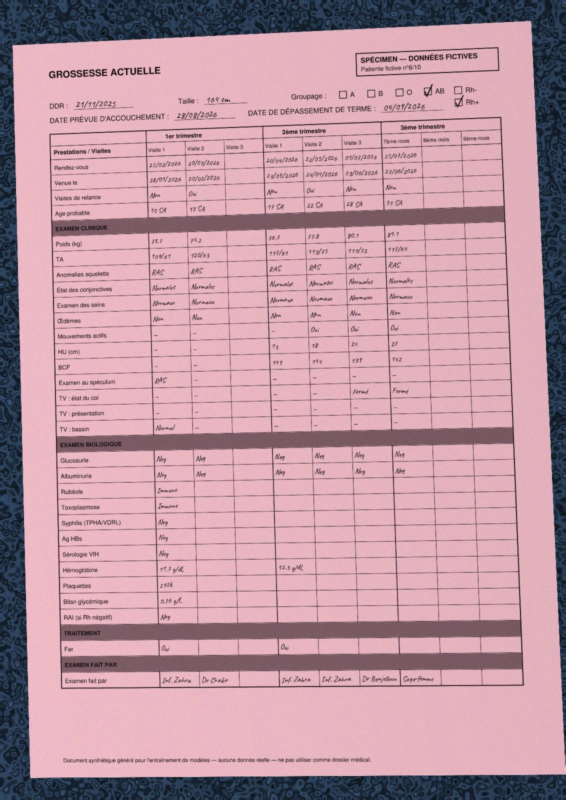
#> input picture dayone-participants/work/strat15/app/testdata/p3_grossesse.jpg, 1131 x 1600 px (shown at 1/2 size)
$ python -i crops.py   (imports and definitions only)
#> lines starting #> are read from the running program, lines starting #| are printed output that depends on the picture
"""Strategy 2 (part 3): zone crops from a registered (template-frame) page, shared by training and inference.

crop_zone(warped, t, key) -> RGB crop (zone + margins); tall zones are reduced to their ink band.
ink_score(warped, t, key) -> fraction of 'new ink' pixels (not explained by the blank form), used as a
blank / not-blank signal (NON_FOURNI detection) and as a confidence feature.
"""
from __future__ import annotations

import json
import sys
from functools import lru_cache
from pathlib import Path

import cv2
import numpy as np

W = Path(__file__).resolve().parents[1]
sys.path.insert(0, str(W / "shared"))
from common import LOCAL, PAGE_H, PAGE_W, SHARED  # noqa: E402

# [1 line that did not run here, left out]
MARGIN = (6, 8, 26, 8)            # left, top, right, bottom (px @200 dpi)
TALL = 110


@lru_cache(maxsize=None)
def blank_dark(t: int) -> np.ndarray:
    from register import ensure_templates
    ensure_templates()
    g = cv2.imread(str(LOCAL / "templates" / f"blank_p{t}.png"), cv2.IMREAD_GRAYSCALE).astype(np.float32)
    d = np.clip(1 - g / 235.0, 0, 1)
    return cv2.dilate(d, np.ones((7, 7), np.uint8))         # tolerate small misregistration


def darkness(rgb: np.ndarray) -> np.ndarray:
    g = cv2.cvtColor(rgb, cv2.COLOR_RGB2GRAY).astype(np.float32) + 1
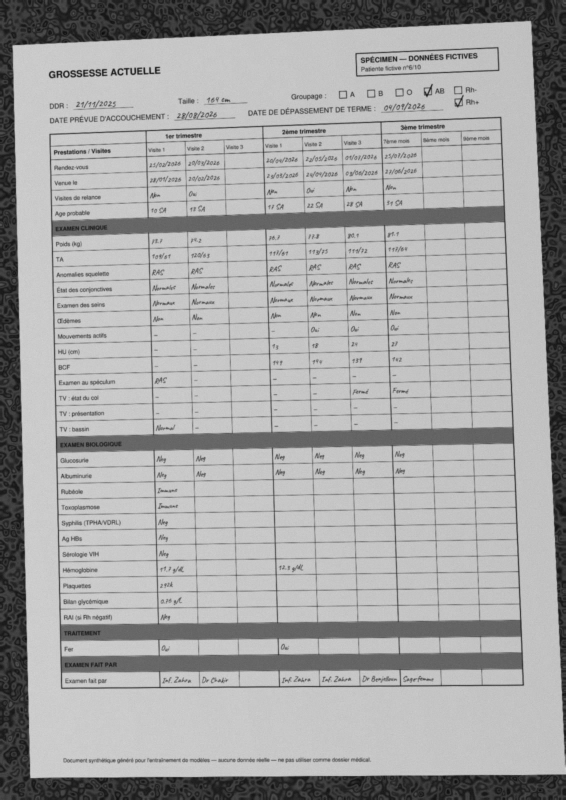
#> g: shape (1600, 1131) float32 (shown at 1/2 size); min 7, max 219, mean 165.1
    bg = cv2.dilate(g, np.ones((15, 15), np.uint8))
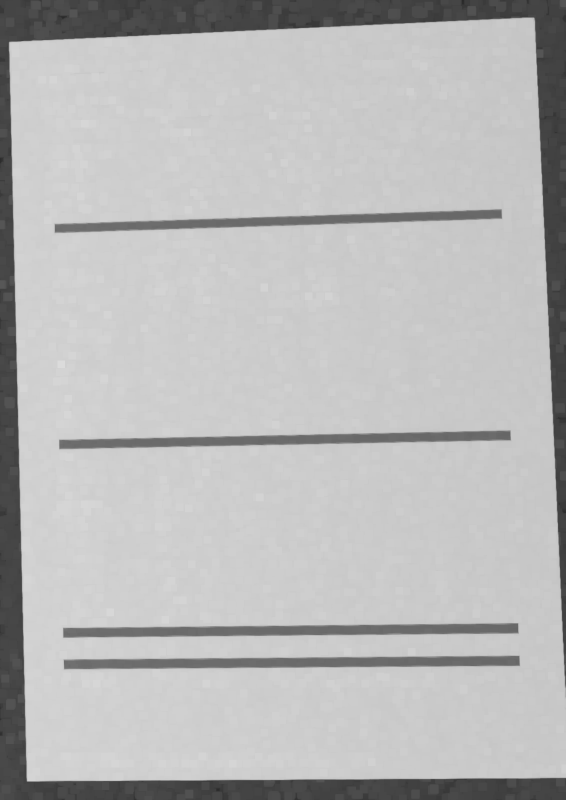
#> bg: shape (1600, 1131) float32 (shown at 1/2 size); min 39, max 219, mean 184.8
    bg = cv2.GaussianBlur(bg, (0, 0), 8)
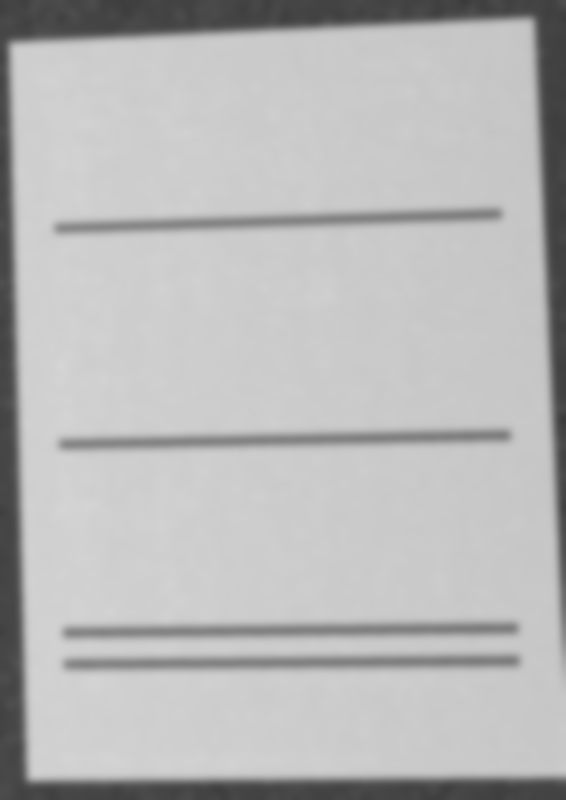
#> bg: shape (1600, 1131) float32 (shown at 1/2 size); min 59.46, max 213.2, mean 184.8
    return np.clip(1 - g / bg, 0, 1)
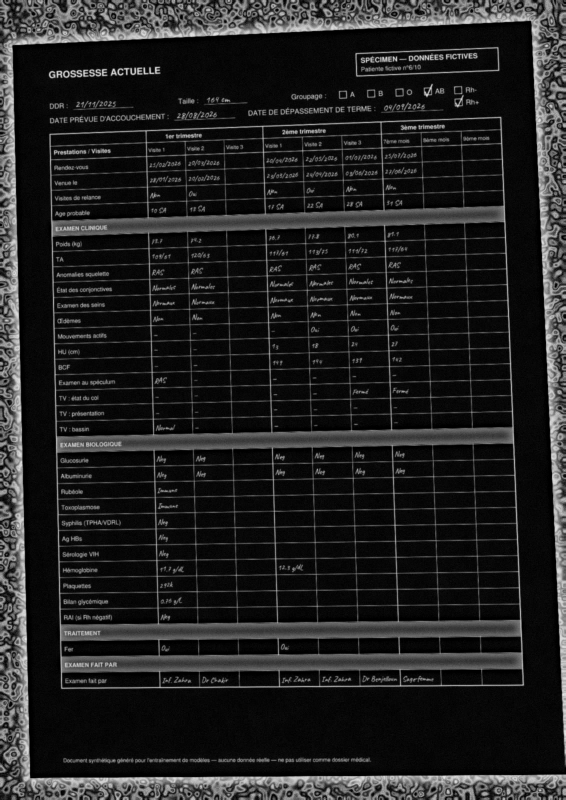
#> returned value: shape (1600, 1131) float32 (shown at 1/2 size); min 0, max 0.925, mean 0.132


def zone_box(t: int, key: str, margin=MARGIN):
    x0, y0, x1, y1 = TEMPLATES[str(t)]["zones"][key]["zone_px"]
    return (max(0, int(x0 - margin[0])), max(0, int(y0 - margin[1])),
            min(PAGE_W, int(x1 + margin[2])), min(PAGE_H, int(y1 + margin[3])))


def new_ink(warped: np.ndarray, t: int, box) -> np.ndarray:
    x0, y0, x1, y1 = box
    d = darkness(warped[y0:y1, x0:x1])
    tpl = blank_dark(t)[y0:y1, x0:x1]
    return np.clip(d - 1.2 * tpl, 0, 1)


def crop_zone(warped: np.ndarray, t: int, key: str):
    box = zone_box(t, key)
    x0, y0, x1, y1 = box
    if y1 - y0 > TALL:
        ink = new_ink(warped, t, box)
        prof = np.convolve((ink > 0.25).sum(1).astype(np.float32), np.ones(9) / 9, "same")
        if prof.max() > 3:
            c = int(np.argmax(np.convolve(prof, np.ones(50), "same")))
            y0, y1 = max(y0, y0 + c - 34), min(y1, y0 + c + 34)
    return warped[y0:y1, x0:x1], (x0, y0, x1, y1)


def ink_score(warped: np.ndarray, t: int, key: str, box=None) -> float:
    box = box or zone_box(t, key, (0, 0, 0, 0))
    ink = new_ink(warped, t, box)
    return float((ink > 0.3).mean())


def checkbox_crop(warped: np.ndarray, t: int, key: str, pad: int = 10):
    x0, y0, x1, y1 = TEMPLATES[str(t)]["zones"][key]["zone_px"]
    box = (int(x0 - pad), int(y0 - pad), int(x1 + pad), int(y1 + pad))
    return warped[box[1]:box[3], box[0]:box[2]], box

>>> import cv2
>>> picture = cv2.cvtColor(cv2.imread('../strat15/app/testdata/p3_grossesse.jpg'), cv2.COLOR_BGR2RGB)
>>> result = darkness(picture)

$ run again, on dayone-participants/work/strat15/app/testdata/p4_accouchement.jpg
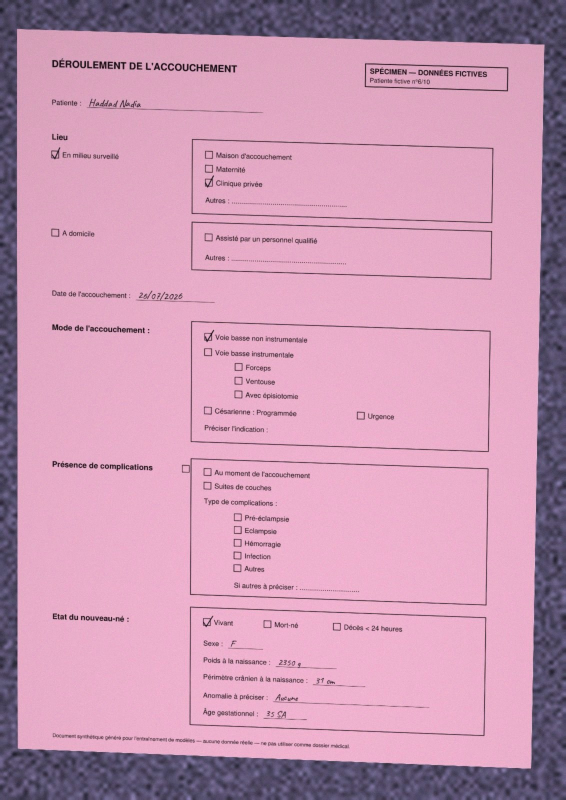
#> input picture dayone-participants/work/strat15/app/testdata/p4_accouchement.jpg, 1131 x 1600 px (shown at 1/2 size)
#> in darkness, `bg = cv2.GaussianBlur(bg, (0, 0), 8)`:
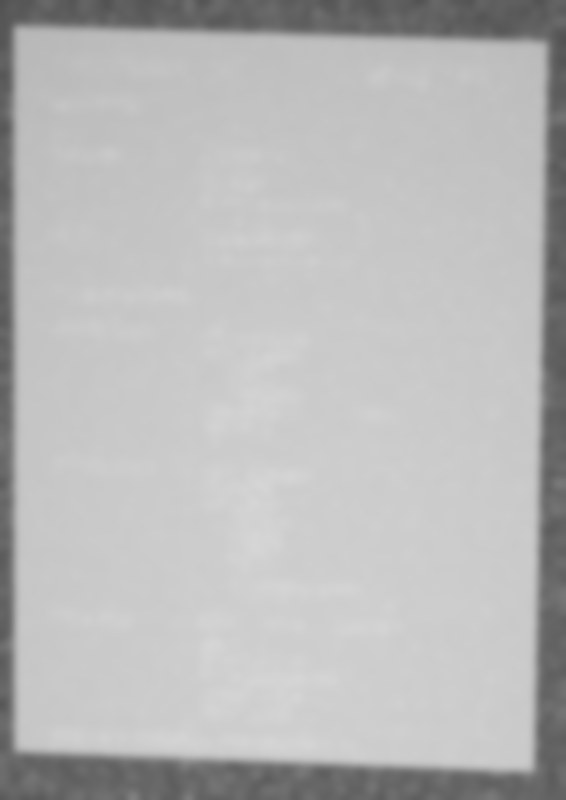
#> bg: shape (1600, 1131) float32 (shown at 1/2 size); min 81.11, max 213.8, mean 185.3
#> in darkness, `return np.clip(1 - g / bg, 0, 1)`:
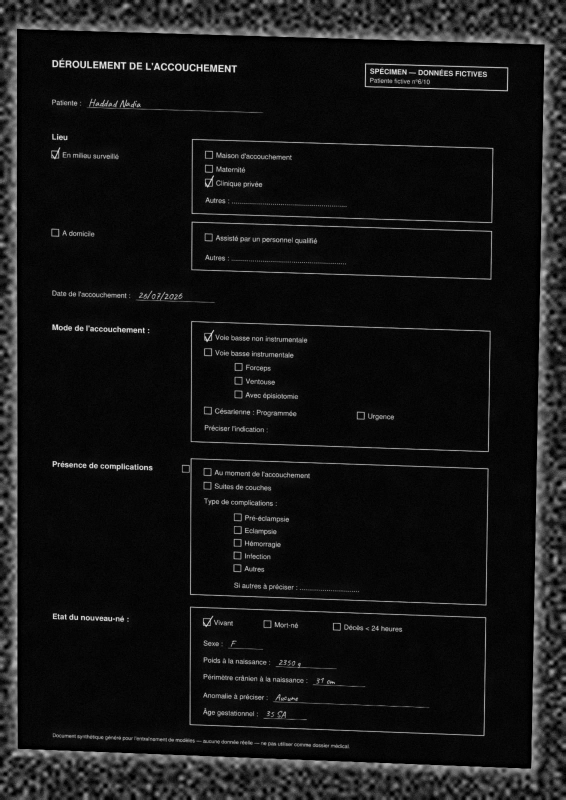
#> returned value: shape (1600, 1131) float32 (shown at 1/2 size); min 0, max 0.958, mean 0.0865
